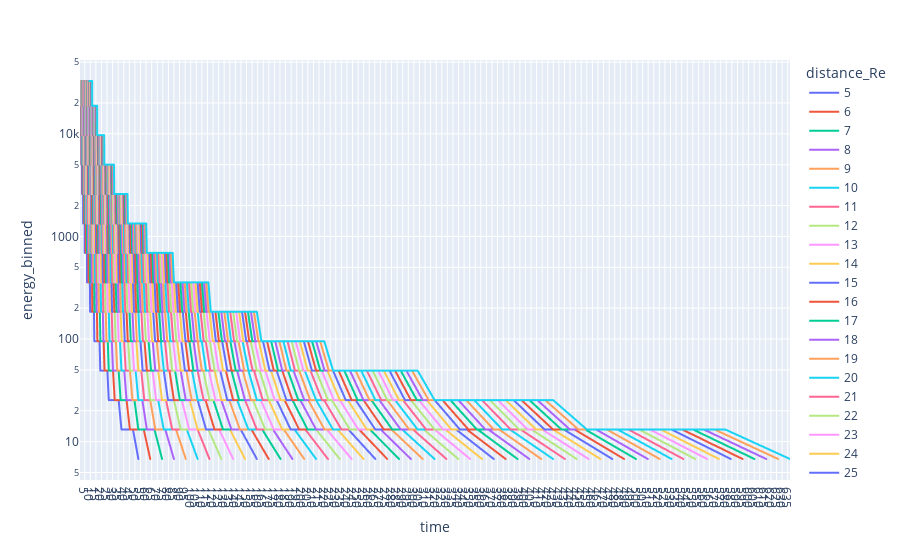

Here is the notebook cell this chart was saved with:
### Code cell
fig = px.line(result, x="time", y="energy_binned", color='distance_Re', log_y=True)
fig.update_xaxes(dtick=5)
fig.show()

### Figure 1 — Plotly figure (JSON) as saved in the notebook; plotly's stock layout.template omitted (floating-point values rounded to 4 significant figures; data arrays with more than 128 entries replaced by an {"elided": "..."} marker saying what was removed)
{"data": [{"hovertemplate": "distance_Re=5<br>time=%{x}<br>energy_binned=%{y}<extra></extra>", "legendgroup": "5", "line": {"color": "#636efa", "dash": "solid"}, "mode": "lines", "name": "5", "showlegend": true, "type": "scattergl", "x": {"elided": "682 float values"}, "xaxis": "x", "y": {"elided": "682 float values"}, "yaxis": "y"}, {"hovertemplate": "distance_Re=6<br>time=%{x}<br>energy_binned=%{y}<extra></extra>", "legendgroup": "6", "line": {"color": "#EF553B", "dash": "solid"}, "mode": "lines", "name": "6", "showlegend": true, "type": "scattergl", "x": {"elided": "682 float values"}, "xaxis": "x", "y": {"elided": "682 float values"}, "yaxis": "y"}, {"hovertemplate": "distance_Re=7<br>time=%{x}<br>energy_binned=%{y}<extra></extra>", "legendgroup": "7", "line": {"color": "#00cc96", "dash": "solid"}, "mode": "lines", "name": "7", "showlegend": true, "type": "scattergl", "x": {"elided": "682 float values"}, "xaxis": "x", "y": {"elided": "682 float values"}, "yaxis": "y"}, {"hovertemplate": "distance_Re=8<br>time=%{x}<br>energy_binned=%{y}<extra></extra>", "legendgroup": "8", "line": {"color": "#ab63fa", "dash": "solid"}, "mode": "lines", "name": "8", "showlegend": true, "type": "scattergl", "x": {"elided": "682 float values"}, "xaxis": "x", "y": {"elided": "682 float values"}, "yaxis": "y"}, {"hovertemplate": "distance_Re=9<br>time=%{x}<br>energy_binned=%{y}<extra></extra>", "legendgroup": "9", "line": {"color": "#FFA15A", "dash": "solid"}, "mode": "lines", "name": "9", "showlegend": true, "type": "scattergl", "x": {"elided": "682 float values"}, "xaxis": "x", "y": {"elided": "682 float values"}, "yaxis": "y"}, {"hovertemplate": "distance_Re=10<br>time=%{x}<br>energy_binned=%{y}<extra></extra>", "legendgroup": "10", "line": {"color": "#19d3f3", "dash": "solid"}, "mode": "lines", "name": "10", "showlegend": true, "type": "scattergl", "x": {"elided": "682 float values"}, "xaxis": "x", "y": {"elided": "682 float values"}, "yaxis": "y"}, {"hovertemplate": "distance_Re=11<br>time=%{x}<br>energy_binned=%{y}<extra></extra>", "legendgroup": "11", "line": {"color": "#FF6692", "dash": "solid"}, "mode": "lines", "name": "11", "showlegend": true, "type": "scattergl", "x": {"elided": "682 float values"}, "xaxis": "x", "y": {"elided": "682 float values"}, "yaxis": "y"}, {"hovertemplate": "distance_Re=12<br>time=%{x}<br>energy_binned=%{y}<extra></extra>", "legendgroup": "12", "line": {"color": "#B6E880", "dash": "solid"}, "mode": "lines", "name": "12", "showlegend": true, "type": "scattergl", "x": {"elided": "682 float values"}, "xaxis": "x", "y": {"elided": "682 float values"}, "yaxis": "y"}, {"hovertemplate": "distance_Re=13<br>time=%{x}<br>energy_binned=%{y}<extra></extra>", "legendgroup": "13", "line": {"color": "#FF97FF", "dash": "solid"}, "mode": "lines", "name": "13", "showlegend": true, "type": "scattergl", "x": {"elided": "682 float values"}, "xaxis": "x", "y": {"elided": "682 float values"}, "yaxis": "y"}, {"hovertemplate": "distance_Re=14<br>time=%{x}<br>energy_binned=%{y}<extra></extra>", "legendgroup": "14", "line": {"color": "#FECB52", "dash": "solid"}, "mode": "lines", "name": "14", "showlegend": true, "type": "scattergl", "x": {"elided": "682 float values"}, "xaxis": "x", "y": {"elided": "682 float values"}, "yaxis": "y"}, {"hovertemplate": "distance_Re=15<br>time=%{x}<br>energy_binned=%{y}<extra></extra>", "legendgroup": "15", "line": {"color": "#636efa", "dash": "solid"}, "mode": "lines", "name": "15", "showlegend": true, "type": "scattergl", "x": {"elided": "682 float values"}, "xaxis": "x", "y": {"elided": "682 float values"}, "yaxis": "y"}, {"hovertemplate": "distance_Re=16<br>time=%{x}<br>energy_binned=%{y}<extra></extra>", "legendgroup": "16", "line": {"color": "#EF553B", "dash": "solid"}, "mode": "lines", "name": "16", "showlegend": true, "type": "scattergl", "x": {"elided": "682 float values"}, "xaxis": "x", "y": {"elided": "682 float values"}, "yaxis": "y"}, {"hovertemplate": "distance_Re=17<br>time=%{x}<br>energy_binned=%{y}<extra></extra>", "legendgroup": "17", "line": {"color": "#00cc96", "dash": "solid"}, "mode": "lines", "name": "17", "showlegend": true, "type": "scattergl", "x": {"elided": "682 float values"}, "xaxis": "x", "y": {"elided": "682 float values"}, "yaxis": "y"}, {"hovertemplate": "distance_Re=18<br>time=%{x}<br>energy_binned=%{y}<extra></extra>", "legendgroup": "18", "line": {"color": "#ab63fa", "dash": "solid"}, "mode": "lines", "name": "18", "showlegend": true, "type": "scattergl", "x": {"elided": "682 float values"}, "xaxis": "x", "y": {"elided": "682 float values"}, "yaxis": "y"}, {"hovertemplate": "distance_Re=19<br>time=%{x}<br>energy_binned=%{y}<extra></extra>", "legendgroup": "19", "line": {"color": "#FFA15A", "dash": "solid"}, "mode": "lines", "name": "19", "showlegend": true, "type": "scattergl", "x": {"elided": "682 float values"}, "xaxis": "x", "y": {"elided": "682 float values"}, "yaxis": "y"}, {"hovertemplate": "distance_Re=20<br>time=%{x}<br>energy_binned=%{y}<extra></extra>", "legendgroup": "20", "line": {"color": "#19d3f3", "dash": "solid"}, "mode": "lines", "name": "20", "showlegend": true, "type": "scattergl", "x": {"elided": "682 float values"}, "xaxis": "x", "y": {"elided": "682 float values"}, "yaxis": "y"}, {"hovertemplate": "distance_Re=21<br>time=%{x}<br>energy_binned=%{y}<extra></extra>", "legendgroup": "21", "line": {"color": "#FF6692", "dash": "solid"}, "mode": "lines", "name": "21", "showlegend": true, "type": "scattergl", "x": {"elided": "682 float values"}, "xaxis": "x", "y": {"elided": "682 float values"}, "yaxis": "y"}, {"hovertemplate": "distance_Re=22<br>time=%{x}<br>energy_binned=%{y}<extra></extra>", "legendgroup": "22", "line": {"color": "#B6E880", "dash": "solid"}, "mode": "lines", "name": "22", "showlegend": true, "type": "scattergl", "x": {"elided": "682 float values"}, "xaxis": "x", "y": {"elided": "682 float values"}, "yaxis": "y"}, {"hovertemplate": "distance_Re=23<br>time=%{x}<br>energy_binned=%{y}<extra></extra>", "legendgroup": "23", "line": {"color": "#FF97FF", "dash": "solid"}, "mode": "lines", "name": "23", "showlegend": true, "type": "scattergl", "x": {"elided": "682 float values"}, "xaxis": "x", "y": {"elided": "682 float values"}, "yaxis": "y"}, {"hovertemplate": "distance_Re=24<br>time=%{x}<br>energy_binned=%{y}<extra></extra>", "legendgroup": "24", "line": {"color": "#FECB52", "dash": "solid"}, "mode": "lines", "name": "24", "showlegend": true, "type": "scattergl", "x": {"elided": "682 float values"}, "xaxis": "x", "y": {"elided": "682 float values"}, "yaxis": "y"}, {"hovertemplate": "distance_Re=25<br>time=%{x}<br>energy_binned=%{y}<extra></extra>", "legendgroup": "25", "line": {"color": "#636efa", "dash": "solid"}, "mode": "lines", "name": "25", "showlegend": true, "type": "scattergl", "x": {"elided": "682 float values"}, "xaxis": "x", "y": {"elided": "682 float values"}, "yaxis": "y"}, {"hovertemplate": "distance_Re=26<br>time=%{x}<br>energy_binned=%{y}<extra></extra>", "legendgroup": "26", "line": {"color": "#EF553B", "dash": "solid"}, "mode": "lines", "name": "26", "showlegend": true, "type": "scattergl", "x": {"elided": "682 float values"}, "xaxis": "x", "y": {"elided": "682 float values"}, "yaxis": "y"}, {"hovertemplate": "distance_Re=27<br>time=%{x}<br>energy_binned=%{y}<extra></extra>", "legendgroup": "27", "line": {"color": "#00cc96", "dash": "solid"}, "mode": "lines", "name": "27", "showlegend": true, "type": "scattergl", "x": {"elided": "682 float values"}, "xaxis": "x", "y": {"elided": "682 float values"}, "yaxis": "y"}, {"hovertemplate": "distance_Re=28<br>time=%{x}<br>energy_binned=%{y}<extra></extra>", "legendgroup": "28", "line": {"color": "#ab63fa", "dash": "solid"}, "mode": "lines", "name": "28", "showlegend": true, "type": "scattergl", "x": {"elided": "682 float values"}, "xaxis": "x", "y": {"elided": "682 float values"}, "yaxis": "y"}, {"hovertemplate": "distance_Re=29<br>time=%{x}<br>energy_binned=%{y}<extra></extra>", "legendgroup": "29", "line": {"color": "#FFA15A", "dash": "solid"}, "mode": "lines", "name": "29", "showlegend": true, "type": "scattergl", "x": {"elided": "682 float values"}, "xaxis": "x", "y": {"elided": "682 float values"}, "yaxis": "y"}, {"hovertemplate": "distance_Re=30<br>time=%{x}<br>energy_binned=%{y}<extra></extra>", "legendgroup": "30", "line": {"color": "#19d3f3", "dash": "solid"}, "mode": "lines", "name": "30", "showlegend": true, "type": "scattergl", "x": {"elided": "682 float values"}, "xaxis": "x", "y": {"elided": "682 float values"}, "yaxis": "y"}, {"hovertemplate": "distance_Re=31<br>time=%{x}<br>energy_binned=%{y}<extra></extra>", "legendgroup": "31", "line": {"color": "#FF6692", "dash": "solid"}, "mode": "lines", "name": "31", "showlegend": true, "type": "scattergl", "x": {"elided": "682 float values"}, "xaxis": "x", "y": {"elided": "682 float values"}, "yaxis": "y"}, {"hovertemplate": "distance_Re=32<br>time=%{x}<br>energy_binned=%{y}<extra></extra>", "legendgroup": "32", "line": {"color": "#B6E880", "dash": "solid"}, "mode": "lines", "name": "32", "showlegend": true, "type": "scattergl", "x": {"elided": "682 float values"}, "xaxis": "x", "y": {"elided": "682 float values"}, "yaxis": "y"}, {"hovertemplate": "distance_Re=33<br>time=%{x}<br>energy_binned=%{y}<extra></extra>", "legendgroup": "33", "line": {"color": "#FF97FF", "dash": "solid"}, "mode": "lines", "name": "33", "showlegend": true, "type": "scattergl", "x": {"elided": "682 float values"}, "xaxis": "x", "y": {"elided": "682 float values"}, "yaxis": "y"}, {"hovertemplate": "distance_Re=34<br>time=%{x}<br>energy_binned=%{y}<extra></extra>", "legendgroup": "34", "line": {"color": "#FECB52", "dash": "solid"}, "mode": "lines", "name": "34", "showlegend": true, "type": "scattergl", "x": {"elided": "682 float values"}, "xaxis": "x", "y": {"elided": "682 float values"}, "yaxis": "y"}, {"hovertemplate": "distance_Re=35<br>time=%{x}<br>energy_binned=%{y}<extra></extra>", "legendgroup": "35", "line": {"color": "#636efa", "dash": "solid"}, "mode": "lines", "name": "35", "showlegend": true, "type": "scattergl", "x": {"elided": "682 float values"}, "xaxis": "x", "y": {"elided": "682 float values"}, "yaxis": "y"}, {"hovertemplate": "distance_Re=36<br>time=%{x}<br>energy_binned=%{y}<extra></extra>", "legendgroup": "36", "line": {"color": "#EF553B", "dash": "solid"}, "mode": "lines", "name": "36", "showlegend": true, "type": "scattergl", "x": {"elided": "682 float values"}, "xaxis": "x", "y": {"elided": "682 float values"}, "yaxis": "y"}, {"hovertemplate": "distance_Re=37<br>time=%{x}<br>energy_binned=%{y}<extra></extra>", "legendgroup": "37", "line": {"color": "#00cc96", "dash": "solid"}, "mode": "lines", "name": "37", "showlegend": true, "type": "scattergl", "x": {"elided": "682 float values"}, "xaxis": "x", "y": {"elided": "682 float values"}, "yaxis": "y"}, {"hovertemplate": "distance_Re=38<br>time=%{x}<br>energy_binned=%{y}<extra></extra>", "legendgroup": "38", "line": {"color": "#ab63fa", "dash": "solid"}, "mode": "lines", "name": "38", "showlegend": true, "type": "scattergl", "x": {"elided": "682 float values"}, "xaxis": "x", "y": {"elided": "682 float values"}, "yaxis": "y"}, {"hovertemplate": "distance_Re=39<br>time=%{x}<br>energy_binned=%{y}<extra></extra>", "legendgroup": "39", "line": {"color": "#FFA15A", "dash": "solid"}, "mode": "lines", "name": "39", "showlegend": true, "type": "scattergl", "x": {"elided": "682 float values"}, "xaxis": "x", "y": {"elided": "682 float values"}, "yaxis": "y"}, {"hovertemplate": "distance_Re=40<br>time=%{x}<br>energy_binned=%{y}<extra></extra>", "legendgroup": "40", "line": {"color": "#19d3f3", "dash": "solid"}, "mode": "lines", "name": "40", "showlegend": true, "type": "scattergl", "x": {"elided": "682 float values"}, "xaxis": "x", "y": {"elided": "682 float values"}, "yaxis": "y"}, {"hovertemplate": "distance_Re=41<br>time=%{x}<br>energy_binned=%{y}<extra></extra>", "legendgroup": "41", "line": {"color": "#FF6692", "dash": "solid"}, "mode": "lines", "name": "41", "showlegend": true, "type": "scattergl", "x": {"elided": "682 float values"}, "xaxis": "x", "y": {"elided": "682 float values"}, "yaxis": "y"}, {"hovertemplate": "distance_Re=42<br>time=%{x}<br>energy_binned=%{y}<extra></extra>", "legendgroup": "42", "line": {"color": "#B6E880", "dash": "solid"}, "mode": "lines", "name": "42", "showlegend": true, "type": "scattergl", "x": {"elided": "682 float values"}, "xaxis": "x", "y": {"elided": "682 float values"}, "yaxis": "y"}, {"hovertemplate": "distance_Re=43<br>time=%{x}<br>energy_binned=%{y}<extra></extra>", "legendgroup": "43", "line": {"color": "#FF97FF", "dash": "solid"}, "mode": "lines", "name": "43", "showlegend": true, "type": "scattergl", "x": {"elided": "682 float values"}, "xaxis": "x", "y": {"elided": "682 float values"}, "yaxis": "y"}, {"hovertemplate": "distance_Re=44<br>time=%{x}<br>energy_binned=%{y}<extra></extra>", "legendgroup": "44", "line": {"color": "#FECB52", "dash": "solid"}, "mode": "lines", "name": "44", "showlegend": true, "type": "scattergl", "x": {"elided": "682 float values"}, "xaxis": "x", "y": {"elided": "682 float values"}, "yaxis": "y"}, {"hovertemplate": "distance_Re=45<br>time=%{x}<br>energy_binned=%{y}<extra></extra>", "legendgroup": "45", "line": {"color": "#636efa", "dash": "solid"}, "mode": "lines", "name": "45", "showlegend": true, "type": "scattergl", "x": {"elided": "682 float values"}, "xaxis": "x", "y": {"elided": "682 float values"}, "yaxis": "y"}, {"hovertemplate": "distance_Re=46<br>time=%{x}<br>energy_binned=%{y}<extra></extra>", "legendgroup": "46", "line": {"color": "#EF553B", "dash": "solid"}, "mode": "lines", "name": "46", "showlegend": true, "type": "scattergl", "x": {"elided": "682 float values"}, "xaxis": "x", "y": {"elided": "682 float values"}, "yaxis": "y"}, {"hovertemplate": "distance_Re=47<br>time=%{x}<br>energy_binned=%{y}<extra></extra>", "legendgroup": "47", "line": {"color": "#00cc96", "dash": "solid"}, "mode": "lines", "name": "47", "showlegend": true, "type": "scattergl", "x": {"elided": "682 float values"}, "xaxis": "x", "y": {"elided": "682 float values"}, "yaxis": "y"}, {"hovertemplate": "distance_Re=48<br>time=%{x}<br>energy_binned=%{y}<extra></extra>", "legendgroup": "48", "line": {"color": "#ab63fa", "dash": "solid"}, "mode": "lines", "name": "48", "showlegend": true, "type": "scattergl", "x": {"elided": "682 float values"}, "xaxis": "x", "y": {"elided": "682 float values"}, "yaxis": "y"}, {"hovertemplate": "distance_Re=49<br>time=%{x}<br>energy_binned=%{y}<extra></extra>", "legendgroup": "49", "line": {"color": "#FFA15A", "dash": "solid"}, "mode": "lines", "name": "49", "showlegend": true, "type": "scattergl", "x": {"elided": "682 float values"}, "xaxis": "x", "y": {"elided": "682 float values"}, "yaxis": "y"}, {"hovertemplate": "distance_Re=50<br>time=%{x}<br>energy_binned=%{y}<extra></extra>", "legendgroup": "50", "line": {"color": "#19d3f3", "dash": "solid"}, "mode": "lines", "name": "50", "showlegend": true, "type": "scattergl", "x": {"elided": "682 float values"}, "xaxis": "x", "y": {"elided": "682 float values"}, "yaxis": "y"}, {"hovertemplate": "distance_Re=51<br>time=%{x}<br>energy_binned=%{y}<extra></extra>", "legendgroup": "51", "line": {"color": "#FF6692", "dash": "solid"}, "mode": "lines", "name": "51", "showlegend": true, "type": "scattergl", "x": {"elided": "682 float values"}, "xaxis": "x", "y": {"elided": "682 float values"}, "yaxis": "y"}, {"hovertemplate": "distance_Re=52<br>time=%{x}<br>energy_binned=%{y}<extra></extra>", "legendgroup": "52", "line": {"color": "#B6E880", "dash": "solid"}, "mode": "lines", "name": "52", "showlegend": true, "type": "scattergl", "x": {"elided": "682 float values"}, "xaxis": "x", "y": {"elided": "682 float values"}, "yaxis": "y"}, {"hovertemplate": "distance_Re=53<br>time=%{x}<br>energy_binned=%{y}<extra></extra>", "legendgroup": "53", "line": {"color": "#FF97FF", "dash": "solid"}, "mode": "lines", "name": "53", "showlegend": true, "type": "scattergl", "x": {"elided": "682 float values"}, "xaxis": "x", "y": {"elided": "682 float values"}, "yaxis": "y"}, {"hovertemplate": "distance_Re=54<br>time=%{x}<br>energy_binned=%{y}<extra></extra>", "legendgroup": "54", "line": {"color": "#FECB52", "dash": "solid"}, "mode": "lines", "name": "54", "showlegend": true, "type": "scattergl", "x": {"elided": "682 float values"}, "xaxis": "x", "y": {"elided": "682 float values"}, "yaxis": "y"}, {"hovertemplate": "distance_Re=55<br>time=%{x}<br>energy_binned=%{y}<extra></extra>", "legendgroup": "55", "line": {"color": "#636efa", "dash": "solid"}, "mode": "lines", "name": "55", "showlegend": true, "type": "scattergl", "x": {"elided": "682 float values"}, "xaxis": "x", "y": {"elided": "682 float values"}, "yaxis": "y"}, {"hovertemplate": "distance_Re=56<br>time=%{x}<br>energy_binned=%{y}<extra></extra>", "legendgroup": "56", "line": {"color": "#EF553B", "dash": "solid"}, "mode": "lines", "name": "56", "showlegend": true, "type": "scattergl", "x": {"elided": "682 float values"}, "xaxis": "x", "y": {"elided": "682 float values"}, "yaxis": "y"}, {"hovertemplate": "distance_Re=57<br>time=%{x}<br>energy_binned=%{y}<extra></extra>", "legendgroup": "57", "line": {"color": "#00cc96", "dash": "solid"}, "mode": "lines", "name": "57", "showlegend": true, "type": "scattergl", "x": {"elided": "682 float values"}, "xaxis": "x", "y": {"elided": "682 float values"}, "yaxis": "y"}, {"hovertemplate": "distance_Re=58<br>time=%{x}<br>energy_binned=%{y}<extra></extra>", "legendgroup": "58", "line": {"color": "#ab63fa", "dash": "solid"}, "mode": "lines", "name": "58", "showlegend": true, "type": "scattergl", "x": {"elided": "682 float values"}, "xaxis": "x", "y": {"elided": "682 float values"}, "yaxis": "y"}, {"hovertemplate": "distance_Re=59<br>time=%{x}<br>energy_binned=%{y}<extra></extra>", "legendgroup": "59", "line": {"color": "#FFA15A", "dash": "solid"}, "mode": "lines", "name": "59", "showlegend": true, "type": "scattergl", "x": {"elided": "682 float values"}, "xaxis": "x", "y": {"elided": "682 float values"}, "yaxis": "y"}, {"hovertemplate": "distance_Re=60<br>time=%{x}<br>energy_binned=%{y}<extra></extra>", "legendgroup": "60", "line": {"color": "#19d3f3", "dash": "solid"}, "mode": "lines", "name": "60", "showlegend": true, "type": "scattergl", "x": {"elided": "682 float values"}, "xaxis": "x", "y": {"elided": "682 float values"}, "yaxis": "y"}], "layout": {"legend": {"title": {"text": "distance_Re"}, "tracegroupgap": 0}, "margin": {"t": 60}, "xaxis": {"anchor": "y", "domain": [0, 1], "dtick": 5, "title": {"text": "time"}}, "yaxis": {"anchor": "x", "domain": [0, 1], "title": {"text": "energy_binned"}, "type": "log"}}}
